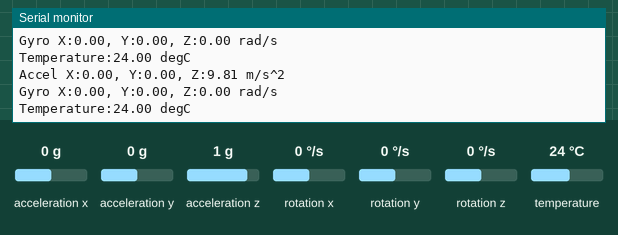
Recording of a sketch running on a simulated Arduino Uno, built with avr-gcc and run on an emulated ATmega328P. Parts: the last lines printed to the serial monitor. The inputs (shaded band) are chosen by the test bench; at power-on: acceleration x 0 g, acceleration y 0 g, acceleration z 1 g, rotation x 0 °/s, rotation y 0 °/s, rotation z 0 °/s, temperature 24 °C.

Above: at 1.3 s.
1.4 s: acceleration x set to -1.4 g
At 1.98 s:
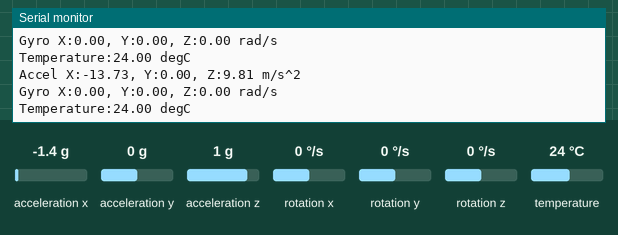
2.9 s: acceleration y set to -1.4 g
At 3.59 s:
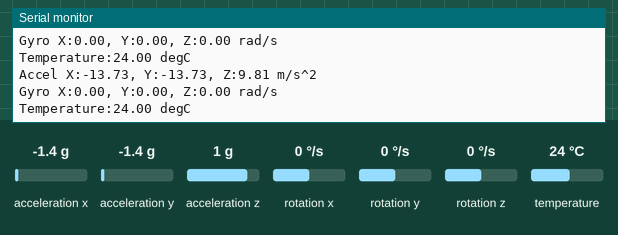
4.4 s: acceleration z set to -1.4 g
At 5.21 s:
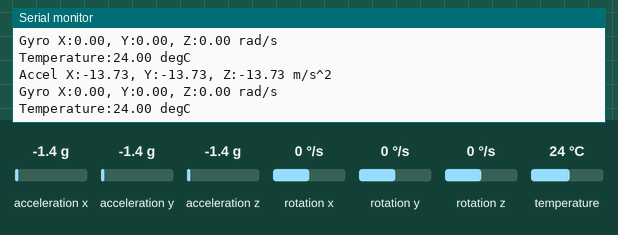
7.5 s: rotation x set to -192 °/s
At 7.91 s:
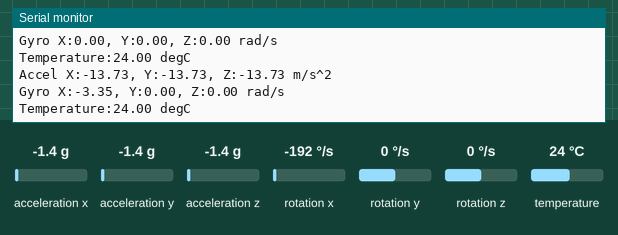
9.0 s: rotation y set to -192 °/s
At 9.53 s:
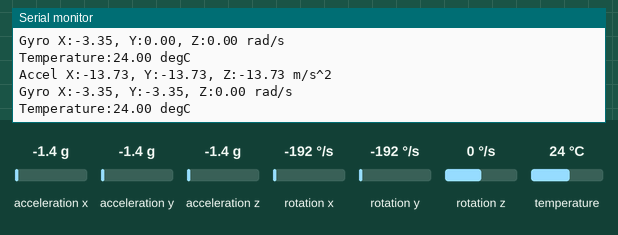

The sketch:

mpu_datacapture.ino
```cpp
#include <Adafruit_Sensor.h>
#include <Adafruit_MPU6050.h>

Adafruit_MPU6050 mpu;

void setup() {
  Serial.begin(9600);

  // 尝试初始化，明确指定设备ID
  if (!mpu.begin(0x68, &Wire, 0, 400000, 0x70)) { // 最后参数是期望的WHO_AM_I值
    Serial.println("Failed to initialize MPU!");
    while(1) delay(10);
  }

  // 配置参数
  mpu.setAccelerometerRange(MPU6050_RANGE_2_G);
  mpu.setGyroRange(MPU6050_RANGE_250_DEG);
  mpu.setFilterBandwidth(MPU6050_BAND_21_HZ);

  Serial.println("MPU6500 initialized!");
}

void loop() {
  sensors_event_t a, g, temp;
  mpu.getEvent(&a, &g, &temp);

  Serial.print("Accel X:");
  Serial.print(a.acceleration.x);
  Serial.print(", Y:");
  Serial.print(a.acceleration.y);
  Serial.print(", Z:");
  Serial.print(a.acceleration.z);
  Serial.println(" m/s^2");

  Serial.print("Gyro X:");
  Serial.print(g.gyro.x);
  Serial.print(", Y:");
  Serial.print(g.gyro.y);
  Serial.print(", Z:");
  Serial.print(g.gyro.z);
  Serial.println(" rad/s");

  Serial.print("Temperature:");
  Serial.print(temp.temperature);
  Serial.println(" degC");

  delay(500);
}
```

Measured:
- after the input at 1.4 s, the serial monitor: prints a new line after 0.22 s (image 1)
- after the input at 2.9 s, the serial monitor: prints a new line after 0.33 s (image 2)
- after the input at 4.4 s, the serial monitor: prints a new line after 0.44 s (image 3)
- after the input at 7.5 s, the serial monitor: prints a new line after 0.09 s (image 4)
- after the input at 9.0 s, the serial monitor: prints a new line after 0.21 s (image 5)
